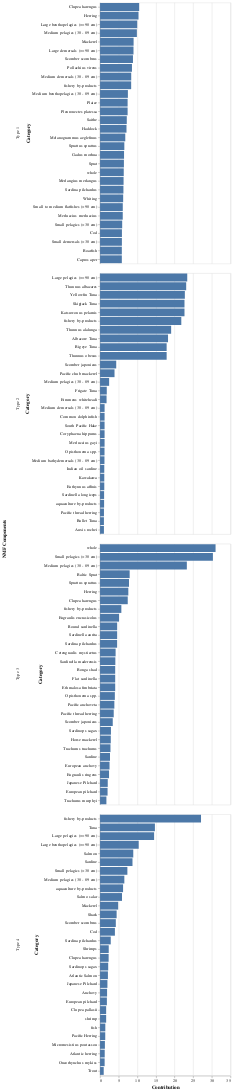

Notebook cell for this chart:
### Code cell
bars1 = alt.Chart(top_categories).mark_bar().encode(
    x=alt.X("Weight:Q", title="Contribution"),
    y=alt.Y("Category:N", sort='-x'),
    tooltip=["Component", "Category", "Weight"]
).facet(
    row=alt.Row("Component:N", title="NMF Components")
).resolve_scale(
    y="independent"
)

bars1

### Figure 1 — Vega-Lite specification as saved in the notebook (floating-point values rounded to 4 significant figures)
{"config": {"view": {"continuousWidth": 300, "continuousHeight": 300}}, "data": {"name": "data-5d92a6857362b227f2e61e1d428d612e"}, "facet": {"row": {"field": "Component", "title": "NMF Components", "type": "nominal"}}, "spec": {"mark": {"type": "bar"}, "encoding": {"tooltip": [{"field": "Component", "type": "nominal"}, {"field": "Category", "type": "nominal"}, {"field": "Weight", "type": "quantitative"}], "x": {"field": "Weight", "title": "Contribution", "type": "quantitative"}, "y": {"field": "Category", "sort": "-x", "type": "nominal"}}}, "resolve": {"scale": {"y": "independent"}}, "$schema": "https://vega.github.io/schema/vega-lite/v6.1.0.json", "datasets": {"data-5d92a6857362b227f2e61e1d428d612e": [{"Component": "Type 1", "Category": "Clupea harengus", "Weight": 10.5}, {"Component": "Type 1", "Category": "Herring", "Weight": 10.31}, {"Component": "Type 1", "Category": "Large benthopelagics (>=90 cm)", "Weight": 9.971}, {"Component": "Type 1", "Category": "Medium pelagics (30 - 89 cm)", "Weight": 9.878}, {"Component": "Type 1", "Category": "Mackerel", "Weight": 8.999}, {"Component": "Type 1", "Category": "Large demersals (>=90 cm)", "Weight": 8.97}, {"Component": "Type 1", "Category": "Scomber scombrus", "Weight": 8.827}, {"Component": "Type 1", "Category": "Pollachius virens", "Weight": 8.559}, {"Component": "Type 1", "Category": "Medium demersals (30 - 89 cm)", "Weight": 8.361}, {"Component": "Type 1", "Category": "fishery by-products", "Weight": 8.345}, {"Component": "Type 1", "Category": "Medium benthopelagics (30 - 89 cm)", "Weight": 7.467}, {"Component": "Type 1", "Category": "Plaice", "Weight": 7.393}, {"Component": "Type 1", "Category": "Pleuronectes platessa", "Weight": 7.393}, {"Component": "Type 1", "Category": "Saithe", "Weight": 7.17}, {"Component": "Type 1", "Category": "Haddock", "Weight": 7.092}, {"Component": "Type 1", "Category": "Melanogrammus aeglefinus", "Weight": 6.764}, {"Component": "Type 1", "Category": "Sprattus sprattus", "Weight": 6.514}, {"Component": "Type 1", "Category": "Gadus morhua", "Weight": 6.436}, {"Component": "Type 1", "Category": "Sprat", "Weight": 6.398}, {"Component": "Type 1", "Category": "whole", "Weight": 6.355}, {"Component": "Type 1", "Category": "Merlangius merlangus", "Weight": 6.31}, {"Component": "Type 1", "Category": "Sardina pilchardus", "Weight": 6.269}, {"Component": "Type 1", "Category": "Whiting", "Weight": 6.199}, {"Component": "Type 1", "Category": "Small to medium flatfishes (<90 cm)", "Weight": 6.097}, {"Component": "Type 1", "Category": "Merluccius merluccius", "Weight": 6.088}, {"Component": "Type 1", "Category": "Small pelagics (<30 cm)", "Weight": 5.937}, {"Component": "Type 1", "Category": "Cod", "Weight": 5.867}, {"Component": "Type 1", "Category": "Small demersals (<30 cm)", "Weight": 5.858}, {"Component": "Type 1", "Category": "Boarfish", "Weight": 5.841}, {"Component": "Type 1", "Category": "Capros aper", "Weight": 5.841}, {"Component": "Type 2", "Category": "Large pelagics (>=90 cm)", "Weight": 23.38}, {"Component": "Type 2", "Category": "Thunnus albacares", "Weight": 23.1}, {"Component": "Type 2", "Category": "Yellowfin Tuna", "Weight": 22.74}, {"Component": "Type 2", "Category": "Skipjack Tuna", "Weight": 22.65}, {"Component": "Type 2", "Category": "Katsuwonus pelamis", "Weight": 22.65}, {"Component": "Type 2", "Category": "fishery by-products", "Weight": 21.79}, {"Component": "Type 2", "Category": "Thunnus alalunga", "Weight": 19.07}, {"Component": "Type 2", "Category": "Albacore Tuna", "Weight": 18.23}, {"Component": "Type 2", "Category": "Bigeye Tuna", "Weight": 17.86}, {"Component": "Type 2", "Category": "Thunnus obesus", "Weight": 17.86}, {"Component": "Type 2", "Category": "Scomber japonicus", "Weight": 4.34}, {"Component": "Type 2", "Category": "Pacific chub mackerel", "Weight": 3.881}, {"Component": "Type 2", "Category": "Medium pelagics (30 - 89 cm)", "Weight": 2.436}, {"Component": "Type 2", "Category": "Frigate Tuna", "Weight": 1.803}, {"Component": "Type 2", "Category": "Etrumeus whiteheadi", "Weight": 1.747}, {"Component": "Type 2", "Category": "Medium demersals (30 - 89 cm)", "Weight": 1.22}, {"Component": "Type 2", "Category": "Common dolphinfish", "Weight": 1.213}, {"Component": "Type 2", "Category": "South Pacific Hake", "Weight": 1.213}, {"Component": "Type 2", "Category": "Coryphaena hippurus", "Weight": 1.213}, {"Component": "Type 2", "Category": "Merluccius gayi", "Weight": 1.213}, {"Component": "Type 2", "Category": "Opisthonema spp.", "Weight": 1.196}, {"Component": "Type 2", "Category": "Medium bathydemersals (30 - 89 cm)", "Weight": 1.182}, {"Component": "Type 2", "Category": "Indian oil sardine", "Weight": 1.135}, {"Component": "Type 2", "Category": "Kawakawa", "Weight": 1.135}, {"Component": "Type 2", "Category": "Euthynnus affinis", "Weight": 1.135}, {"Component": "Type 2", "Category": "Sardinella longiceps", "Weight": 1.088}, {"Component": "Type 2", "Category": "aquaculture by-products", "Weight": 1.086}, {"Component": "Type 2", "Category": "Pacific thread herring", "Weight": 1.048}, {"Component": "Type 2", "Category": "Bullet Tuna", "Weight": 1.04}, {"Component": "Type 2", "Category": "Auxis rochei", "Weight": 1.04}, {"Component": "Type 3", "Category": "whole", "Weight": 30.98}, {"Component": "Type 3", "Category": "Small pelagics (<30 cm)", "Weight": 30.27}, {"Component": "Type 3", "Category": "Medium pelagics (30 - 89 cm)", "Weight": 23.28}, {"Component": "Type 3", "Category": "Baltic Sprat", "Weight": 7.94}, {"Component": "Type 3", "Category": "Sprattus sprattus", "Weight": 7.766}, {"Component": "Type 3", "Category": "Herring", "Weight": 7.583}, {"Component": "Type 3", "Category": "Clupea harengus", "Weight": 7.427}, {"Component": "Type 3", "Category": "fishery by-products", "Weight": 5.713}, {"Component": "Type 3", "Category": "Engraulis encrasicolus", "Weight": 5.092}, {"Component": "Type 3", "Category": "Round sardinella", "Weight": 4.592}, {"Component": "Type 3", "Category": "Sardinella aurita", "Weight": 4.592}, {"Component": "Type 3", "Category": "Sardina pilchardus", "Weight": 4.582}, {"Component": "Type 3", "Category": "Cetengraulis mysticetus", "Weight": 4.174}, {"Component": "Type 3", "Category": "Sardinella maderensis", "Weight": 4.103}, {"Component": "Type 3", "Category": "Bonga shad", "Weight": 4.061}, {"Component": "Type 3", "Category": "Flat sardinella", "Weight": 4.061}, {"Component": "Type 3", "Category": "Ethmalosa fimbriata", "Weight": 4.061}, {"Component": "Type 3", "Category": "Opisthonema spp.", "Weight": 3.971}, {"Component": "Type 3", "Category": "Pacific anchoveta", "Weight": 3.839}, {"Component": "Type 3", "Category": "Pacific thread herring", "Weight": 3.668}, {"Component": "Type 3", "Category": "Scomber japonicus", "Weight": 3.405}, {"Component": "Type 3", "Category": "Sardinops sagax", "Weight": 2.922}, {"Component": "Type 3", "Category": "Horse mackerel", "Weight": 2.879}, {"Component": "Type 3", "Category": "Trachurus trachurus", "Weight": 2.796}, {"Component": "Type 3", "Category": "Sardine", "Weight": 2.67}, {"Component": "Type 3", "Category": "European anchovy", "Weight": 2.543}, {"Component": "Type 3", "Category": "Engraulis ringens", "Weight": 2.409}, {"Component": "Type 3", "Category": "Japanese Pilchard", "Weight": 2.066}, {"Component": "Type 3", "Category": "European pilchard", "Weight": 2.016}, {"Component": "Type 3", "Category": "Trachurus murphyi", "Weight": 1.703}, {"Component": "Type 4", "Category": "fishery by-products", "Weight": 27.08}, {"Component": "Type 4", "Category": "Tuna", "Weight": 14.71}, {"Component": "Type 4", "Category": "Large pelagics (>=90 cm)", "Weight": 14.5}, {"Component": "Type 4", "Category": "Large benthopelagics (>=90 cm)", "Weight": 10.37}, {"Component": "Type 4", "Category": "Salmon", "Weight": 8.909}, {"Component": "Type 4", "Category": "Sardine", "Weight": 8.698}, {"Component": "Type 4", "Category": "Small pelagics (<30 cm)", "Weight": 7.33}, {"Component": "Type 4", "Category": "Medium pelagics (30 - 89 cm)", "Weight": 6.516}, {"Component": "Type 4", "Category": "aquaculture by-products", "Weight": 6.174}, {"Component": "Type 4", "Category": "Salmo salar", "Weight": 5.888}, {"Component": "Type 4", "Category": "Mackerel", "Weight": 4.861}, {"Component": "Type 4", "Category": "Shark", "Weight": 4.446}, {"Component": "Type 4", "Category": "Scomber scombrus", "Weight": 4.227}, {"Component": "Type 4", "Category": "Cod", "Weight": 3.983}, {"Component": "Type 4", "Category": "Sardina pilchardus", "Weight": 2.871}, {"Component": "Type 4", "Category": "Shrimps", "Weight": 2.329}, {"Component": "Type 4", "Category": "Clupea harengus", "Weight": 2.303}, {"Component": "Type 4", "Category": "Sardinops sagax", "Weight": 2.187}, {"Component": "Type 4", "Category": "Atlantic Salmon", "Weight": 2.111}, {"Component": "Type 4", "Category": "Japanese Pilchard", "Weight": 1.978}, {"Component": "Type 4", "Category": "Anchovy", "Weight": 1.885}, {"Component": "Type 4", "Category": "European pilchard", "Weight": 1.832}, {"Component": "Type 4", "Category": "Clupea pallasii", "Weight": 1.639}, {"Component": "Type 4", "Category": "shrimp", "Weight": 1.638}, {"Component": "Type 4", "Category": "fish", "Weight": 1.411}, {"Component": "Type 4", "Category": "Pacific Herring", "Weight": 1.394}, {"Component": "Type 4", "Category": "Micromesistius poutassou", "Weight": 1.3}, {"Component": "Type 4", "Category": "Atlantic herring", "Weight": 1.251}, {"Component": "Type 4", "Category": "Oncorhynchus mykiss", "Weight": 1.23}, {"Component": "Type 4", "Category": "Trout", "Weight": 0.983}]}}
